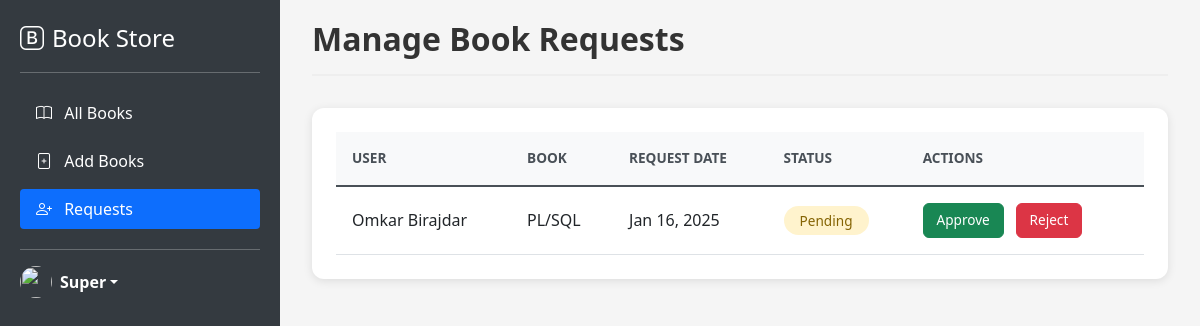
The app's page /manage-requests/ (signed in) with its own data.
### library/models.py (models this page shows, shortened)
class Account(AbstractBaseUser):
    first_name=models.CharField(max_length=100)
    last_name=models.CharField(max_length=100)
    email=models.EmailField(max_length=100,unique=True)
    date_joined=models.DateTimeField(auto_now_add=True)
    last_login=models.DateTimeField(auto_now_add=True)
    is_admin=models.BooleanField(default=False)
    is_reader = models.BooleanField(default=False)
    is_staff=models.BooleanField(default=False)
    is_active=models.BooleanField(default=False)
    is_superadmin=models.BooleanField(default=False)
    USERNAME_FIELD='email'
    REQUIRED_FIELDS=['first_name','last_name']
    objects=MyAccountManager()
    @property
    def full_name(self):
        return f"{self.first_name} {self.last_name}"

class BookRequest(models.Model):
    STATUS_CHOICES = [
        ('pending', 'Pending'),
        ('approved', 'Approved'),
        ('rejected', 'Rejected'),
        ('returned', 'Returned')
    ]
    user = models.ForeignKey(Account, on_delete=models.CASCADE)
    book = models.ForeignKey(Book, on_delete=models.CASCADE)
    request_date = models.DateTimeField(auto_now_add=True)
    status = models.CharField(max_length=20, choices=STATUS_CHOICES, default='pending')
    approved_date = models.DateTimeField(null=True, blank=True)
    due_date = models.DateTimeField(null=True, blank=True)

class Book(models.Model):
    catchoice= [
        ('education', 'Education'),
        ('entertainment', 'Entertainment'),
        ('comics', 'Comics'),
        ('biography', 'Biographie'),
        ('history', 'History'),
        ]
    name = models.CharField(max_length=100)
    author = models.CharField(max_length=100, blank=True, null = True)
    category = models.CharField(max_length=30, choices=catchoice, default = 'education')
    isbn = models.PositiveIntegerField(unique=True, help_text="13 Character ISBN number")
    description = models.TextField(blank=True, null=True, help_text="Book description or summary")
    cover_image = models.ImageField(upload_to='books/covers/', blank=True, null=True)
    language = models.CharField(max_length=50, default='English')

### library/views.py (the view)
# urls.py: path('manage-requests/', views.manage_requests, name='manage_requests'),
@login_required
@staff_member_required
def manage_requests(request):
    requests = BookRequest.objects.filter(status='pending').order_by('request_date')
    return render(request, 'manage_requests.html', {'requests': requests})

### templates/manage_requests.html (shortened to what this page needs)
<!DOCTYPE html>
<html lang="en">
<head>
    <link href="https://cdn.jsdelivr.net/npm/bootstrap@5.0.2/dist/css/bootstrap.min.css" rel="stylesheet">
    <link rel="stylesheet" href="https://cdn.jsdelivr.net/npm/bootstrap-icons/font/bootstrap-icons.css">
    {% load static %}
    <link rel="stylesheet" href="{% static 'manage_request.css' %}">
</head>
<body>
    <div class="page-container">
        <nav class="sidebar">
            <a href="/" class="d-flex align-items-center mb-3 text-white text-decoration-none">
                <i class="bi bi-bootstrap me-2" style="font-size: 1.5rem;"></i>
                <span class="fs-4">Book Store</span>
            </a>
            <hr>
            <ul class="nav nav-pills flex-column mb-auto">
                <li class="nav-item">
                    <a href="{% url 'home' %}" class="nav-link text-white">
                        <i class="bi bi-book me-2"></i> All Books
                    </a>
                </li>
                <li>
                    <a href="{% url 'add_book' %}" class="nav-link text-white">
                        <i class="bi bi-file-plus me-2"></i> Add Books
                    </a>
                </li>
                <li>
                    <a href="{% url 'manage_requests' %}" class="nav-link active">
                        <i class="bi bi-person-plus me-2"></i> Requests
                    </a>
                </li>
            </ul>
            <hr>
            <div class="dropdown">
                <a href="#" class="d-flex align-items-center text-white text-decoration-none dropdown-toggle" id="dropdownUser1" data-bs-toggle="dropdown">
                    <img src="https://github.com/mdo.png" alt="" width="32" height="32" class="rounded-circle me-2">
                    <strong>{{user.first_name}}</strong>
                </a>
            </div>
        </nav>
        <main class="main-content">
            <div class="container">
                <h2 class="page-title">Manage Book Requests</h2>
                <div class="table-card">
                    <div class="table-responsive">
                        <table class="table">
                            <thead>
                                <tr>
                                    <th>User</th>
                                    <th>Book</th>
                                    <th>Request Date</th>
                                    <th>Status</th>
                                    <th>Actions</th>
                                </tr>
                            </thead>
                            <tbody>
                                {% for request in requests %}
                                <tr>
                                    <td>{{ request.user.full_name }}</td>
                                    <td>{{ request.book.name }}</td>
                                    <td>{{ request.request_date|date:"M d, Y" }}</td>
                                    <td>
                                        <span class="badge {% if request.status == 'approved' %}bg-success
                                                     {% elif request.status == 'rejected' %}bg-danger
                                                     {% elif request.status == 'returned' %}bg-info
                                                     {% else %}bg-warning{% endif %}">
                                            {{ request.status|title }}
                                        </span>
                                    </td>
                                    <td>
                                        {% if request.status == 'pending' %}
                                        <form action="{% url 'process_request' request.id %}" method="POST" class="d-inline">
                                            <button type="submit" class="btn btn-success btn-sm">Approve</button>
                                        </form>
                                        <form action="{% url 'process_request' request.id %}" method="POST" class="d-inline">
                                            <button type="submit" class="btn btn-danger btn-sm">Reject</button>
                                        </form>
                                        {% elif request.status == 'approved' %}
                                        <form action="{% url 'mark_returned' request.id %}" method="POST" class="d-inline">
                                            {% csrf_token %}
                                            <button type="submit" class="btn btn-info btn-sm">Mark Returned</button>
                                        </form>
                                        {% endif %}
                                    </td>
                                </tr>
                                {% endfor %}
                            </tbody>
                        </table>
                    </div>
                </div>
            </div>
        </main>
    </div>
</body>
</html>

### static/manage_request.css (style rules this page uses)
body { margin: 0; font-family: 'Segoe UI', Tahoma, Geneva, Verdana, sans-serif; overflow-x: hidden; background-color: #f5f5f5; }
.page-container { display: flex; min-height: 100vh; }
.sidebar { width: 280px; min-height: 100vh; position: fixed; background-color: #343a40; padding: 20px; color: white; z-index: 1000; }
.sidebar .nav-link { color: white; padding: 8px 16px; margin: 4px 0; border-radius: 4px; }
.sidebar .nav-link.active { background-color: #0d6efd; }
.main-content { flex: 1; margin-left: 280px; padding: 20px; background-color: #f5f5f5; }
.page-title { color: #333; font-weight: 600; margin-bottom: 2rem; padding-bottom: 1rem; border-bottom: 2px solid #eee; }
.table-card { background: white; border-radius: 12px; box-shadow: 0 2px 10px rgba(0, 0, 0, 0.1); padding: 1.5rem; margin-bottom: 2rem; }
.table { margin-bottom: 0; }
.table thead th { background-color: #f8f9fa; border-bottom: 2px solid #dee2e6; color: #495057; font-weight: 600; text-transform: uppercase; font-size: 0.85rem; padding: 1rem; }
.table tbody td { padding: 1rem; vertical-align: middle; }
.badge { padding: 0.5rem 1rem; font-size: 0.85rem; font-weight: 500; border-radius: 30px; }
.bg-warning { background-color: #fff3cd !important; color: #856404; }
.btn { padding: 0.5rem 1rem; font-weight: 500; border-radius: 6px; transition: all 0.3s ease; }
.btn-sm { padding: 0.4rem 0.8rem; font-size: 0.85rem; }
.d-inline { margin-right: 0.5rem; }

### records on screen
Account: first_name "Super"
BookRequest: user.full_name "Omkar Birajdar", book.name "PL/SQL", request_date "Jan 16, 2025", status "Pending", shows "Approve"
